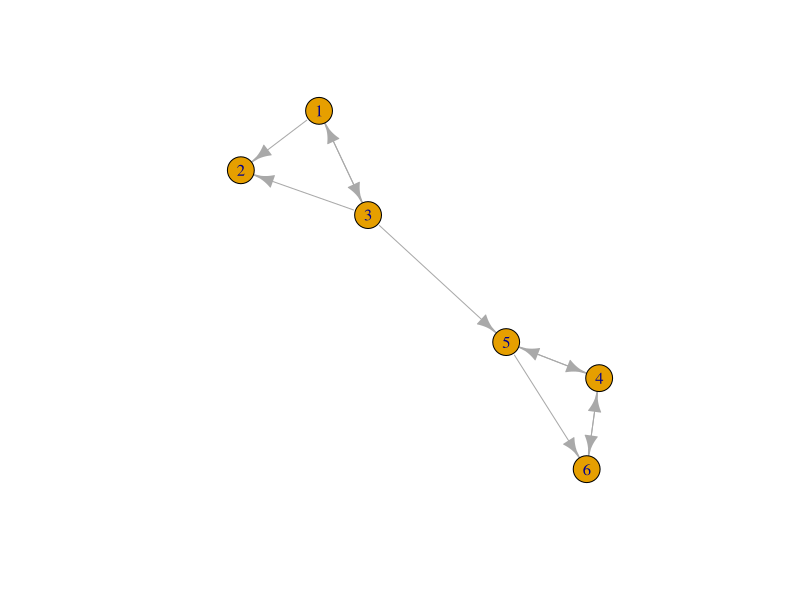

Write R code to recreate this figure.
## ---- chunk 1
knitr::opts_chunk$set(echo = TRUE)
## ---- chunk 2
library(dplyr)
library(ggplot2)
library(igraph)
library(stats)
## ---- chunk 3
n <- 6
A <- matrix(c(0, 1/2, 1/2, 0, 0, 0,
              0, 0, 0, 0, 0, 0,
              1/3, 1/3, 0, 0, 1/3, 0,
              0, 0, 0, 0, 1/2, 1/2,
              0, 0, 0, 1/2, 0, 1/2,
              0, 0, 0, 1, 0, 0),
            ncol = n, byrow = TRUE,
            dimnames = list(c(1:6), c(1:6)))

B <- 0.85 * A + 0.15 / n
## ---- chunk 4
r_i <- rep(1/6, 6)

power_iteration <- function(old_matrix) {
  # Performs one power iteration
  # Returns a new matrix of the same dimensions
  
  new_matrix <- old_matrix
    for (j in seq(1:nrow(old_matrix))) {
      for (k in seq(1:ncol(old_matrix))) {
      new_matrix[j, k] <- old_matrix[j,] %*% old_matrix[,k]
      }
    }
    return(new_matrix)
}

converge <- function(old_matrix, n = 1) {
  # Performs power iterations until values converge
  # Returns the number of iterations and the matrix
  
  new_matrix <- power_iteration(old_matrix)
  n <- n + 1
  
  if (identical(new_matrix, old_matrix)) {
    return(list(n, new_matrix))
  } else {
    converge(new_matrix, n)
  }
}

converge(B)
## ---- chunk 5
eigen(B)
## ---- chunk 6
edges <- matrix(c(1, 2, 1/2,
                  1, 3, 1/2,
                  3, 1, 1/3,
                  3, 2, 1/3,
                  3, 5, 1/3,
                  4, 5, 1/2,
                  4, 6, 1/2,
                  5, 4, 1/2,
                  5, 6, 1/2,
                  6, 4, 1),
                ncol = 3, byrow = TRUE)

edges_1 <- c(1,2,1,3,3,1,3,2,3,5,4,5,4,6,5,4,5,6,6,4)
g <- graph(edges_1)
## ---- chunk 7
g <- set_edge_attr(g, "w", value = edges[,3])
## ---- chunk 8
plot(g)
page.rank(g)
